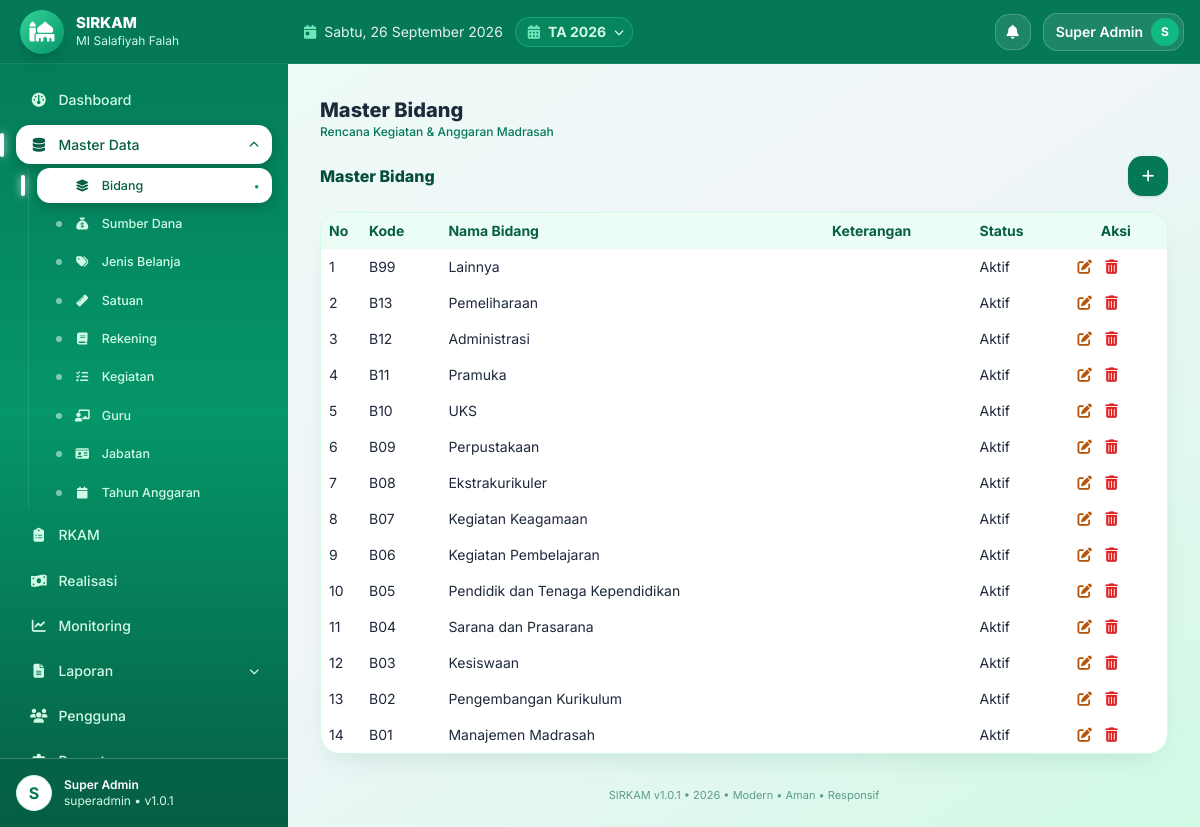
Page /master/bidang (signed in) on the committed database.
### tables this page shows
CREATE TABLE IF NOT EXISTS app_settings (
  id INT UNSIGNED AUTO_INCREMENT PRIMARY KEY,
  skey VARCHAR(100) NOT NULL UNIQUE,
  svalue TEXT NULL
);

CREATE TABLE IF NOT EXISTS madrasah (
  id INT UNSIGNED AUTO_INCREMENT PRIMARY KEY,
  nama_madrasah VARCHAR(150) NOT NULL DEFAULT 'MI Salafiyah',
  nsm VARCHAR(30) NULL,
  npsn VARCHAR(30) NULL,
  alamat TEXT NULL,
  desa VARCHAR(100) NULL,
  kecamatan VARCHAR(100) NULL,
  kabupaten VARCHAR(100) NULL,
  provinsi VARCHAR(100) NULL,
  kode_pos VARCHAR(10) NULL,
  email VARCHAR(100) NULL,
  telepon VARCHAR(30) NULL,
  nama_kepala VARCHAR(100) NULL,
  nip_kepala VARCHAR(50) NULL,
  kepala_guru_id INT UNSIGNED NULL,
  nama_bendahara VARCHAR(100) NULL,
  nip_bendahara VARCHAR(50) NULL,
  bendahara_guru_id INT UNSIGNED NULL,
  logo VARCHAR(255) NULL,
  created_at TIMESTAMP DEFAULT CURRENT_TIMESTAMP,
  updated_at TIMESTAMP DEFAULT CURRENT_TIMESTAMP ON UPDATE CURRENT_TIMESTAMP
);

CREATE TABLE IF NOT EXISTS tahun_anggaran (
  id INT UNSIGNED AUTO_INCREMENT PRIMARY KEY,
  tahun INT NOT NULL UNIQUE,
  tanggal_mulai DATE NULL,
  tanggal_selesai DATE NULL,
  status ENUM('draft','aktif','selesai','dikunci') NOT NULL DEFAULT 'draft',
  keterangan TEXT NULL,
  created_at TIMESTAMP DEFAULT CURRENT_TIMESTAMP,
  updated_at TIMESTAMP DEFAULT CURRENT_TIMESTAMP ON UPDATE CURRENT_TIMESTAMP,
  INDEX idx_tahun (tahun),
  INDEX idx_status (status)
);

CREATE TABLE IF NOT EXISTS bidang (
  id INT UNSIGNED AUTO_INCREMENT PRIMARY KEY,
  kode VARCHAR(20) NULL,
  nama_bidang VARCHAR(150) NOT NULL,
  keterangan TEXT NULL,
  status ENUM('aktif','nonaktif') NOT NULL DEFAULT 'aktif',
  created_at TIMESTAMP DEFAULT CURRENT_TIMESTAMP,
  updated_at TIMESTAMP DEFAULT CURRENT_TIMESTAMP ON UPDATE CURRENT_TIMESTAMP,
  INDEX idx_status (status)
);

### index.php (called while the page is built, shortened)
<?php
require_once __DIR__.'/config/bootstrap.php';
$url=trim($_GET['url']??'',"/");
$p=explode('/',$url);$page=$p[0];$arg=$p[1]??null;$arg2=$p[2]??null;
$content='';$title='Dashboard';
try{
switch($page){
case 'master': if(!in_array(Auth::role(),['superadmin','operator']))Rbac::deny();$mtabs=['bidang','sumber_dana','jenis_belanja','satuan','rekening','kegiatan','guru','jabatan','tahun_anggaran'];$mtab=$arg??($_GET['tab']??'bidang');if(!in_array($mtab,$mtabs))$mtab='bidang';$_GET['tab']=$mtab;$title='Master '.ucwords(str_replace('_',' ',$mtab));ob_start();require __DIR__.'/modules/master/page.php';$content=ob_get_clean();break;
}
}catch(Throwable $e){error_log($e->getMessage());$content='<div class="bg-red-50 border border-red-200 p-4 rounded">Terjadi kesalahan sistem.</div>';}
require __DIR__.'/views/layouts/main.php';

### core/Security.php (called while the page is built, shortened)
<?php
class Security{
public static function e($s){return htmlspecialchars((string)($s??''),ENT_QUOTES,'UTF-8');}
}

### core/Helper.php (called while the page is built, shortened)
<?php
class Helper{
public static function setting($pdo,$k,$d=''){$s=$pdo->prepare("SELECT svalue FROM app_settings WHERE skey=?");$s->execute([$k]);$r=$s->fetchColumn();return $r!==false?$r:$d;}
public static function tahunAktif($pdo){$s=$pdo->query("SELECT * FROM tahun_anggaran WHERE status='aktif' LIMIT 1");$r=$s->fetch();if(!$r){$s=$pdo->query("SELECT * FROM tahun_anggaran ORDER BY tahun DESC LIMIT 1");$r=$s->fetch();}return $r;}
public static function titleCase($s){return ucwords(strtolower(trim((string)$s)));}
}

### core/Auth.php (called while the page is built, shortened)
<?php
class Auth{
public static function user(){return $_SESSION['user']??null;}
public static function role(){return $_SESSION['role']??null;}
}

### modules/master/page.php (the view, shortened to what this page needs)
<?php
$tab=$_GET['tab']??'bidang';
$tabs=['bidang'=>'Bidang','sumber_dana'=>'Sumber Dana','jenis_belanja'=>'Jenis Belanja','satuan'=>'Satuan','rekening'=>'Rekening','kegiatan'=>'Kegiatan','guru'=>'Guru','jabatan'=>'Jabatan','tahun_anggaran'=>'Tahun Anggaran'];
$cols=['bidang'=>['kode'=>'Kode','nama_bidang'=>'Nama Bidang','keterangan'=>'Keterangan','status'=>'Status'],'sumber_dana'=>['kode'=>'Kode','nama_sumber_dana'=>'Nama Sumber Dana','jumlah'=>'Pagu (Rp)','jml_anggaran'=>'Terpakai RKAM','jml_kegiatan'=>'Jml Kegiatan','keterangan'=>'Keterangan','status'=>'Status'],'jenis_belanja'=>['kode'=>'Kode','nama'=>'Nama','keterangan'=>'Keterangan','status'=>'Status'],'satuan'=>['kode'=>'Kode','nama_satuan'=>'Nama Satuan','keterangan'=>'Keterangan','status'=>'Status'],'rekening'=>['kode'=>'Kode','nama_rekening'=>'Nama Rekening','kelompok'=>'Kelompok','jenis_belanja_id'=>'Jenis Belanja','keterangan'=>'Keterangan','status'=>'Status'],'kegiatan'=>['kode'=>'Kode','nama_kegiatan'=>'Nama Kegiatan','bidang_id'=>'Bidang','volume'=>'Volume','guru_id'=>'Penanggung Jawab','waktu_pelaksanaan'=>'Waktu Pelaksanaan','prioritas'=>'Prioritas','status'=>'Status'],'guru'=>['kode'=>'Kode','nama'=>'Nama Guru','nuptk'=>'NUPTK','jabatan_id'=>'Jabatan','status'=>'Status'],'jabatan'=>['kode'=>'Kode','nama'=>'Nama Jabatan','status'=>'Status'],'tahun_anggaran'=>['tahun'=>'Tahun','tanggal_mulai'=>'Tanggal Mulai','tanggal_selesai'=>'Tanggal Selesai','status'=>'Status','keterangan'=>'Keterangan']];
if($tab==='sumber_dana'){$rows=$pdo->query("SELECT s.*,(SELECT COALESCE(SUM(rs.jumlah),0) FROM rkam_sumber_dana rs JOIN rkam k ON k.id=rs.rkam_id WHERE rs.sumber_dana_id=s.id) AS jml_anggaran,(SELECT COUNT(*) FROM rkam_sumber_dana rs JOIN rkam k ON k.id=rs.rkam_id WHERE rs.sumber_dana_id=s.id) AS jml_kegiatan FROM sumber_dana s ORDER BY s.id DESC LIMIT 200")->fetchAll();}elseif($tab==='guru'){$rows=$pdo->query("SELECT g.*,j.nama AS jabatan_nama FROM guru g LEFT JOIN jabatan j ON j.id=g.jabatan_id ORDER BY g.nama ASC, g.id ASC LIMIT 500")->fetchAll();foreach($rows as &$gr){$gr['jabatan_ids']=Helper::guruJabatanIds($pdo,$gr['id']);$jn=Helper::guruJabatanNames($pdo,$gr['id']);if($jn)$gr['jabatan_nama']=implode(', ',$jn);}unset($gr);}elseif($tab==='jabatan'){$rows=$pdo->query("SELECT * FROM jabatan ORDER BY nama ASC, id ASC LIMIT 200")->fetchAll();}else{$rows=$pdo->query("SELECT * FROM `$tab` ORDER BY id DESC LIMIT 200")->fetchAll();}
$bid=$pdo->query("SELECT * FROM bidang WHERE status='aktif'")->fetchAll();
$jb=$pdo->query("SELECT * FROM jenis_belanja")->fetchAll();
$bidMap=[];foreach($bid as $b)$bidMap[$b['id']]=$b['nama_bidang'];
$jbMap=[];foreach($jb as $j)$jbMap[$j['id']]=$j['nama'];
$GRU=$pdo->query("SELECT g.*,j.nama AS jabatan_nama FROM guru g LEFT JOIN jabatan j ON j.id=g.jabatan_id ORDER BY g.nama")->fetchAll();
$gruMap=[];foreach($GRU as $g)$gruMap[$g['id']]=$g['nama'];
$JAB=$pdo->query("SELECT * FROM jabatan WHERE status='aktif' ORDER BY nama")->fetchAll();
$jabMap=[];foreach($JAB as $j)$jabMap[$j['id']]=$j['nama'];
function cellVal($tab,$c,$r,$bidMap,$jbMap,$gruMap=[],$jabMap=[]){$v=$r[$c]??'';if($c==='status'||$c==='prioritas')return Helper::titleCase($v);return $v;}
?>
<div class="flex flex-wrap items-center gap-2 mb-4 no-print">
<div class="font-extrabold text-emerald-900">Master <?=$tabs[$tab]?></div>
<button onclick="masterForm(0)" title="Tambah <?=$tabs[$tab]?>" class="ml-auto bg-emerald-700 hover:bg-emerald-800 text-white w-10 h-10 rounded-2xl text-sm shadow"><i class="fa-solid fa-plus"></i></button></div>
<div class="bg-white rounded shadow overflow-auto">
<?php if(!$rows):?><div class="p-10 text-center text-gray-500">Belum ada data.<br><button onclick="masterForm(0)" title="Tambah <?=$tabs[$tab]?>" class="mt-2 bg-emerald-700 hover:bg-emerald-800 text-white w-11 h-11 rounded-2xl shadow"><i class="fa-solid fa-plus"></i></button></div>
<?php else:?><table class="w-full text-sm"><thead><tr class="bg-gray-50 border-b"><?php if($tab==='guru'):?><th class="p-2 w-8 no-print"></th><?php endif;?><th class="p-2 w-10 text-left">No</th><?php foreach($cols[$tab] as $c=>$lbl):?><th class="p-2 text-left"><?=Security::e($lbl)?></th><?php endforeach;?><th class="p-2 no-print">Aksi</th></tr></thead>
<tbody><?php $no=1;foreach($rows as $r):?><tr class="border-b hover:bg-gray-50">
<td class="p-2"><?=$no++?></td>
<?php foreach($cols[$tab] as $c=>$lbl):?><td class="p-2"><?=Security::e(cellVal($tab,$c,$r,$bidMap,$jbMap,$gruMap,$jabMap??[]))?></td><?php endforeach;?>
<td class="p-2 whitespace-nowrap no-print"><button onclick='masterForm(<?=$r['id']?>,<?=json_encode($r,JSON_HEX_APOS|JSON_HEX_QUOT)?>)' title="Edit" class="btn-ic btn-edit"><i class="fa-solid fa-pen-to-square"></i></button> <button onclick="masterDel(<?=$r['id']?>)" title="Hapus" class="btn-ic btn-del"><i class="fa-solid fa-trash-can"></i></button></td></tr><?php endforeach;?></tbody></table><?php endif;?></div>

### views/layouts/main.php (shortened to what this page needs)
<!DOCTYPE html><html lang="id"><head><meta charset="UTF-8"><meta name="viewport" content="width=device-width,initial-scale=1">
<script src="https://cdn.tailwindcss.com"></script><script src="https://cdn.jsdelivr.net/npm/sweetalert2@11"></script>
<link rel="stylesheet" href="https://cdnjs.cloudflare.com/ajax/libs/font-awesome/6.5.2/css/all.min.css">
</head>
<body class="bg-gradient-to-br from-emerald-50 via-slate-100 to-emerald-100 min-h-screen text-slate-800">
<?php $u=Auth::user(); $role=Auth::role(); if($role==='superadmin'){$notif=$pdo->query("SELECT COUNT(*) c FROM notifications WHERE is_read=0")->fetchColumn();}else{$nq=$pdo->prepare("SELECT COUNT(*) c FROM notifications WHERE is_read=0 AND (role_target=? OR role_target IS NULL OR role_target='' OR user_id=?)");$nq->execute([$role,Auth::id()]);$notif=$nq->fetchColumn();} $initial=strtoupper(substr($u['nama']??'U',0,1)); $mlogo=$pdo->query("SELECT logo,nama_madrasah FROM madrasah WHERE id=1")->fetch(); $appName=Helper::setting($pdo,'app_name','SIRKAM'); $appVer=Helper::setting($pdo,'sys_version',APP_VERSION); $thAktif=Helper::tahunAktif($pdo); $thList=$pdo->query("SELECT id,tahun,status FROM tahun_anggaran ORDER BY tahun DESC")->fetchAll(); ?>
<div class="flex min-h-screen">
<aside id="sidebar" class="bg-gradient-to-b from-emerald-700 via-emerald-600 to-emerald-800 text-white hidden md:flex flex-col no-print fixed md:sticky top-0 inset-y-0 left-0 z-40 w-72 h-screen shrink-0 overflow-hidden">
<div class="h-16 px-5 flex items-center gap-3 shrink-0 bg-emerald-700 border-b border-white/10">
<?php $logoFile=!empty($mlogo['logo'])?__DIR__.'/../../uploads/logo/'.$mlogo['logo']:''; $logoOk=$logoFile&&is_file($logoFile); $logoV=$logoOk?filemtime($logoFile):0; ?>
<?php if($logoOk):?><img src="<?=BASE_URL?>uploads/logo/<?=Security::e($mlogo['logo'])?>?v=<?=$logoV?>" class="w-11 h-11 rounded-2xl object-contain bg-white p-1 shadow-lg"><?php else:?><div class="w-11 h-11 rounded-2xl bg-gradient-to-br from-emerald-400 to-emerald-600 flex items-center justify-center text-xl shadow-lg"><i class="fa-solid fa-mosque"></i></div><?php endif;?>
<div class="min-w-0"><div class="font-extrabold text-[15px] leading-tight truncate"><?=Security::e($appName)?></div><div class="text-xs text-emerald-100 truncate"><?=Security::e($mlogo['nama_madrasah']??'')?></div></div></div>
<?php $cur=$page??'dashboard'; if($cur==='print'||$cur==='export')$cur='laporan'; ?>
<nav class="flex-1 p-4 space-y-1.5 text-sm overflow-y-auto" id="nav">
<a href="<?=BASE_URL?>" data-p="dashboard" class="navlink <?=($cur==='dashboard'?'active':'')?>"><i class="fa-solid fa-gauge w-5 text-center"></i> Dashboard</a>
<?php if(in_array($role,['superadmin','operator'])):?>
<?php $mitems=[['bidang','Bidang','fa-layer-group'],['sumber_dana','Sumber Dana','fa-sack-dollar'],['jenis_belanja','Jenis Belanja','fa-tags'],['satuan','Satuan','fa-ruler'],['rekening','Rekening','fa-book'],['kegiatan','Kegiatan','fa-list-check'],['guru','Guru','fa-chalkboard-user'],['jabatan','Jabatan','fa-id-card'],['tahun_anggaran','Tahun Anggaran','fa-calendar']]; $mcur=($_GET['tab']??$arg??''); $mopen=($cur==='master')?'':''; ?>
<div>
<button type="button" onclick="toggleMaster()" class="navlink parent w-full text-left <?=($cur==='master'?'active':'')?>"><i class="fa-solid fa-database w-5 text-center"></i> <span>Master Data</span> <i id="mchev" class="fa-solid fa-chevron-down text-[10px] transition-transform"></i></button>
<div id="msub" class="mt-1 ml-3 pl-2 border-l border-white/10 space-y-1 <?=($cur==='master'?'':'hidden')?>">
<?php foreach($mitems as $mi):?><a href="<?=BASE_URL?>master/<?=$mi[0]?>" class="navlink sub <?=($cur==='master'&&$mcur===$mi[0]?'active':'')?>"><i class="fa-solid <?=$mi[2]?> w-5 text-center text-xs"></i> <?=$mi[1]?></a><?php endforeach;?>
</div></div>
<?php endif;?>
<a href="<?=BASE_URL?>rkam" data-p="rkam" class="navlink <?=($cur==='rkam'?'active':'')?>"><i class="fa-solid fa-clipboard-list w-5 text-center"></i> RKAM</a>
<a href="<?=BASE_URL?>realisasi" data-p="realisasi" class="navlink <?=($cur==='realisasi'?'active':'')?>"><i class="fa-solid fa-money-bill-wave w-5 text-center"></i> Realisasi</a>
<a href="<?=BASE_URL?>monitoring" data-p="monitoring" class="navlink <?=($cur==='monitoring'?'active':'')?>"><i class="fa-solid fa-chart-line w-5 text-center"></i> Monitoring</a>
<div>
<button type="button" onclick="toggleLap()" class="navlink parent w-full text-left <?=($cur==='laporan'?'active':'')?>"><i class="fa-solid fa-file-lines w-5 text-center"></i> <span>Laporan</span> <i id="lchev" class="fa-solid fa-chevron-down text-[10px] transition-transform"></i></button>
</div>
<?php if($role==='superadmin'):?><a href="<?=BASE_URL?>users" data-p="users" class="navlink <?=($cur==='users'?'active':'')?>"><i class="fa-solid fa-users w-5 text-center"></i> Pengguna</a><?php endif;?>
<?php if(in_array($role,['superadmin','kepala_madrasah','bendahara'])):?><a href="<?=BASE_URL?>pengaturan" data-p="pengaturan" class="navlink <?=($cur==='pengaturan'?'active':'')?>"><i class="fa-solid fa-gear w-5 text-center"></i> Pengaturan</a><?php endif;?>
</nav>
<div class="p-4 border-t border-white/20 flex items-center gap-3 shrink-0 bg-emerald-800/60">
<div class="w-9 h-9 rounded-full bg-white text-emerald-700 flex items-center justify-center font-bold"><?=$initial?></div>
<div class="text-xs"><div class="font-semibold text-white"><?=Security::e($u['nama']??'')?></div><div class="text-emerald-100"><?=Security::e($role)?> • v<?=Security::e($appVer)?></div></div></div></aside>
<div class="flex-1 flex flex-col min-w-0 md:ml-0">
<header class="sticky top-0 z-20 bg-emerald-700 text-white px-4 h-16 flex items-center gap-3 no-print shrink-0 border-b border-white/10">
<?php $hari=['Senin','Selasa','Rabu','Kamis','Jumat','Sabtu','Minggu']; $bulan=[1=>'Januari','Februari','Maret','April','Mei','Juni','Juli','Agustus','September','Oktober','November','Desember']; ?>
<div class="hidden sm:flex items-center gap-2 text-white/90 text-sm"><i class="fa-solid fa-calendar-day text-emerald-300"></i><span><?=$hari[date('N')-1]?>, <?=date('j')?> <?=$bulan[(int)date('n')]?> <?=date('Y')?></span></div>
<div class="relative">
<button onclick="toggleTahun(event)" title="Tahun Anggaran Aktif" class="hidden sm:flex items-center gap-2 bg-emerald-500/20 border border-emerald-400/40 text-emerald-100 rounded-full pl-3 pr-2 py-1 text-sm hover:bg-emerald-500/30"><i class="fa-solid fa-calendar-days text-emerald-300"></i><span class="font-bold">TA <?=Security::e($thAktif['tahun']??'-')?></span><i class="fa-solid fa-chevron-down text-[10px]"></i></button>
</div>
<div class="ml-auto flex items-center gap-3 text-sm">
<div class="relative">
<button onclick="toggleNotif(event)" class="relative w-9 h-9 rounded-xl bg-white/10 border border-white/20 text-white hover:bg-white/20"><i class="fa-solid fa-bell"></i></button>
</div>
<div class="relative" id="userWrap">
<button type="button" aria-haspopup="true" onclick="toggleUser(event)" onmouseenter="showUser()" class="flex items-center gap-2 bg-white/10 border border-white/20 rounded-full pl-3 pr-1 py-1 hover:bg-white/20"><span class="font-semibold text-white text-sm max-w-32 truncate"><?=Security::e($u['nama']??'')?></span><span class="w-7 h-7 rounded-full bg-emerald-500 text-white flex items-center justify-center text-xs font-bold shrink-0"><?=$initial?></span></button>
</div></div></header>
<main class="p-4 md:p-8 flex-1 max-w-7xl w-full mx-auto">
<div class="mb-4"><div class="font-extrabold text-xl text-slate-800"><?=Security::e($title??'')?></div><div class="text-xs text-emerald-700 font-medium">Rencana Kegiatan & Anggaran Madrasah</div></div>
<?=$content??''?></main>
<footer class="px-6 pb-6 text-center text-[11px] text-emerald-800/60 no-print"><?=Security::e($appName)?> v<?=Security::e($appVer)?> • <?=date('Y')?> • Modern • Aman • Responsif</footer></div></div>
</body></html>

### rows in the picture
app_settings: svalue "SIRKAM"
madrasah: nama_madrasah "MI Salafiyah Falah"
app_settings: svalue "1.0.1"
tahun_anggaran: tahun "2026"
bidang: kode "B99", nama_bidang "Lainnya", status "Aktif"
bidang: kode "B13", nama_bidang "Pemeliharaan", status "Aktif"
bidang: kode "B12", nama_bidang "Administrasi", status "Aktif"
bidang: kode "B11", nama_bidang "Pramuka", status "Aktif"
bidang: kode "B10", nama_bidang "UKS", status "Aktif"
bidang: kode "B09", nama_bidang "Perpustakaan", status "Aktif"
bidang: kode "B08", nama_bidang "Ekstrakurikuler", status "Aktif"
bidang: kode "B07", nama_bidang "Kegiatan Keagamaan", status "Aktif"
bidang: kode "B06", nama_bidang "Kegiatan Pembelajaran", status "Aktif"
bidang: kode "B05", nama_bidang "Pendidik dan Tenaga Kependidikan", status "Aktif"
bidang: kode "B04", nama_bidang "Sarana dan Prasarana", status "Aktif"
bidang: kode "B03", nama_bidang "Kesiswaan", status "Aktif"
bidang: kode "B02", nama_bidang "Pengembangan Kurikulum", status "Aktif"
bidang: kode "B01", nama_bidang "Manajemen Madrasah", status "Aktif"

### other values in the picture
$mi[1] "Bidang"
$mi[1] "Sumber Dana"
$mi[1] "Jenis Belanja"
$mi[1] "Satuan"
$mi[1] "Rekening"
$mi[1] "Kegiatan"
$mi[1] "Guru"
$mi[1] "Jabatan"
$mi[1] "Tahun Anggaran"
$initial "S"
Security::e($u['nama']??'') "Super Admin"
Security::e($role) "superadmin"
Security::e($title??'') "Master Bidang"
$tabs[$tab] "Bidang"
Security::e($lbl) "Kode"
